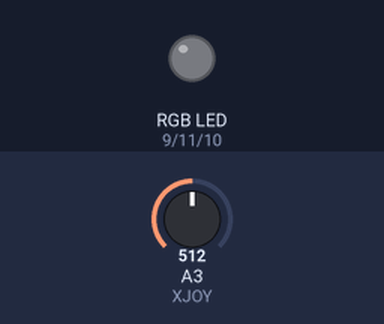
Bench run of a sketch on a simulated Arduino Uno, built with avr-gcc and run on an emulated ATmega328P. Parts: an RGB LED mixed from three pins (HIGH = lit). Dashed ring = blinking. The inputs (shaded band) are chosen by the test bench; at power-on: A3 (XJOY) = 512. Dim RGB values are drawn brighter than linear.

Above: at 0.89 s.
1.3 s: A3 (XJOY) set to 0
At 4.23 s:
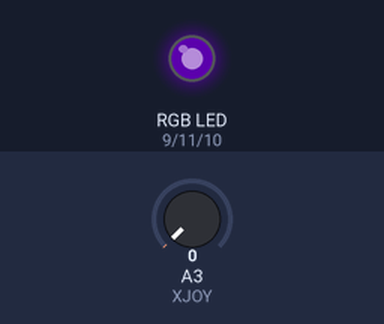
4.3 s: A3 (XJOY) set to 3
7.3 s: A3 (XJOY) set to 306
At 7.68 s:
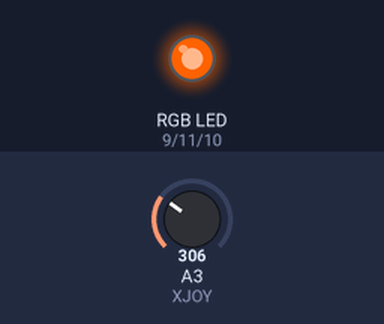
10.3 s: A3 (XJOY) set to 122
At 11.1 s:
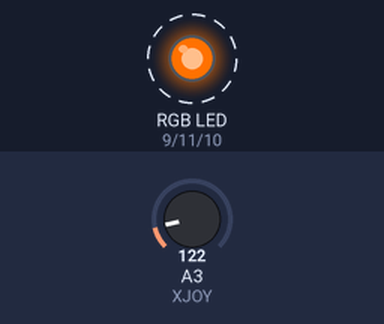
Timing chart, 0 to 22.4 s (numbered marks = the images above; inputs shaded):
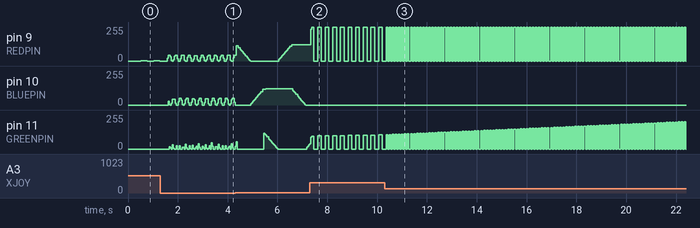

Measured:
- after the input at 7.3 s, pin 10 (BLUEPIN): stays 0/255 (without the input it goes to 8/255 after 0.96 s)
- after the input at 10.3 s, pin 9 (REDPIN): alternates 255/255 for 0.06 s and 0/255 for 0.06 s, starting after 0.12 s
- by itself, pin 9 (REDPIN): moves between 0/255 and 255/255, repeating every 1.2 s
- by itself, pin 10 (BLUEPIN): rises from 0/255 to 123/255 in 0.60 s, then falls to 0/255 in 1.6 s

The sketch:

colorCycleBlinky.ino
```cpp
// color swirl! connect an RGB LED to the PWM pins as indicated
// in the #defines
// public domain, enjoy!
#define REDPIN 9
#define GREENPIN 11
#define BLUEPIN 10
#define XJOY 3
#define FADESPEED 5 // make this higher to slow down
int r = 0;
int  g  = 0;
int b = 0;
int blinkSpeed = 500;

void setup() {
  pinMode(REDPIN, OUTPUT);
  pinMode(GREENPIN, OUTPUT);
  pinMode(BLUEPIN, OUTPUT);
  pinMode(XJOY, INPUT);
}
void loop() {

  blinkSpeed = analogRead(XJOY);
   // fade from blue to violet
  for (r = 0; r < 256; r++) {
   blinkSpeed = analogRead(XJOY);
   blinkOn(r, g, b, blinkSpeed);
  }
  // fade from violet to red
  for (b = 255; b > 0; b--) {
    blinkSpeed = analogRead(XJOY);
    blinkOn(r, g, b, blinkSpeed);
  }
  // fade from red to yellow
  for (g = 0; g < 256; g++) {
    blinkSpeed = analogRead(XJOY);
    blinkOn(r, g, b, blinkSpeed);
  }
  // fade from yellow to green
  for (r = 255; r > 0; r--) {
    blinkSpeed = analogRead(XJOY);
    blinkOn(r, g, b, blinkSpeed);
  }
  // fade from green to teal
  for (b = 0; b < 256; b++) {
    blinkSpeed = analogRead(XJOY);
    blinkOn(r, g, b, blinkSpeed);
  }
  // fade from teal to blue
  for (g = 255; g > 0; g--) {
    blinkSpeed = analogRead(XJOY);
    blinkOn(r, g, b, blinkSpeed);
  }
}
void blinkOn(int r, int g, int b, int blinkSpeed) {
  analogWrite(REDPIN, r);
  analogWrite(GREENPIN, g);
  analogWrite(BLUEPIN, b);
  delay(blinkSpeed / 2);
  analogWrite(REDPIN, 0);
  analogWrite(GREENPIN, 0);
  analogWrite(BLUEPIN, 0);
  delay(blinkSpeed / 2);
}
```
